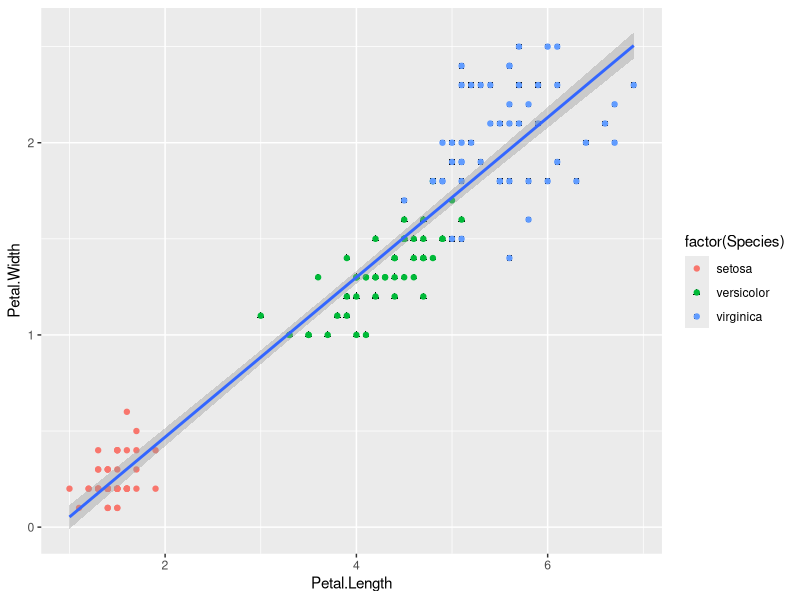

R code for this plot:
library(ggplot2)
ggplot(iris,aes(x=Petal.Length,y=Petal.Width))+
  geom_point(aes(shape=factor(Species)))+
  geom_point(aes(color=factor(Species)))+
  geom_smooth(method="lm")


